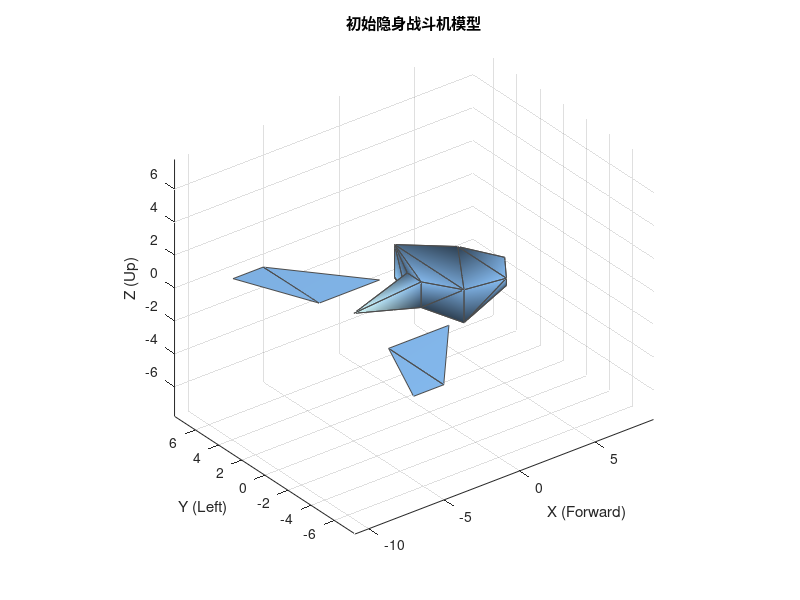

Here is the MATLAB script that generated this plot: (Note: this script raises an error after producing the figure.)
%% MATLAB程序：隐身战斗机简化建模、RCS计算与遗传算法优化

% 要求1：一次性完成完整的，可运行的程序
% 要求2：使用三维建模查看隐身战斗机以及各方向的雷达反射截面
% 要求3：把最终的结论可视化作图

clear; clc; close all;
rng('default'); % 设置随机种子，以便结果可复现

%% 1. 参数定义与初始模型创建

% 定义基础尺寸（单位可认为是米），优化时这些尺寸按比例变化或角度变化
base_length = 10;
base_width = 6;
base_height = 2;
base_wing_span = 8;
base_wing_chord_root = 4;
base_wing_chord_tip = 1.5; % 初始锥度比 base_wing_chord_tip / base_wing_chord_root = 0.375

% 定义初始设计参数（用于遗传算法优化）
% 这些参数会影响模型的几何形状，如体型比例、斜面角度、机翼参数等
% 参数1: Body taper front ratio (0-1) - 前部锥度比，越小越尖 (0.1-0.5)
% 参数2: Body taper back ratio (0-1) - 后部锥度比，越小越尖 (0.5-1.0)
% 参数3: Body top angle (deg) - 顶部斜面角度 (0-45度) - 相对于水平面
% 参数4: Body bottom angle (deg) - 底部斜面角度 (0-45度) - 相对于水平面
% 参数5: Wing sweep angle (deg) - 机翼后掠角 (10-60度) - 相对于横向(Y)轴
% 参数6: Wing taper ratio (chord_tip/chord_root) - 机翼锥度比 (0.2-1)
% 参数7: Wing span ratio (span/base_width) - 机翼展长与体宽比 (0.8-1.5)
initial_params = [0.3, 0.8, 15, 10, 40, 0.5, 1.2]; % 一个示例的初始设计

% 参数的上下界（用于遗传算法）
lb = [0.1, 0.5, 0, 0, 10, 0.2, 0.8];
ub = [0.5, 1.0, 45, 45, 60, 1.0, 1.5];

num_params = length(initial_params);

% 雷达波长 (单位与尺寸一致)
% 注意：本简化的RCS计算方法主要依赖于面的法向和面积，波长的影响在此模型中被高度简化或忽略。
% 在更精确的物理光学或全波计算中，波长是关键参数。
lambda = 0.1; % 例如，X波段雷达 (~3 GHz)，波长约 0.1 米

% 定义用于RCS计算的雷达角度（仅考虑水平面方位角，0度迎头）
% 方位角 (Azimuth): 0度为机头方向 (正X轴)，逆时针旋转为正。这里考虑 0 到 180 度。
% 俯仰角 (Elevation): 0度为水平面。这里固定为 0 度。
rcs_azimuth_angles_deg = 0:5:180; % 0度到180度，间隔5度
rcs_elevation_angle_deg = 0; % 假设雷达在同一水平面

%% 2. 几何模型创建函数
% 根据参数生成隐身战斗机的简化三维模型（顶点和面）
% 所有面都定义为三角形
function [vertices, faces] = createFighterModel(params, base_dims)
    % params: 遗传算法传递的设计参数
    % base_dims: 基础尺寸 [length, width, height, wing_span, chord_root, chord_tip]

    p_taper_front = params(1);
    p_taper_back = params(2);
    p_angle_top = deg2rad(params(3)); % 转换为弧度
    p_angle_bottom = deg2rad(params(4));
    p_wing_sweep = deg2rad(params(5));
    p_wing_taper_ratio = params(6);
    p_wing_span_ratio = params(7);

    body_length = base_dims(1);
    body_width = base_dims(2);
    body_height = base_dims(3);
    % 根据比例参数调整翼展和翼尖弦长
    actual_wing_span = base_dims(4) * p_wing_span_ratio;
    actual_wing_chord_root = base_dims(5); % 根弦长通常不变，翼尖弦长变化
    actual_wing_chord_tip = actual_wing_chord_root * p_wing_taper_ratio;

    % --- 定义机身顶点 ---
    % 机身简化为一个带有斜面和锥度的多边形体
    % 假设机身中点在原点 (0,0,0)
    % 顶点顺序：前尖，前基面，中段，后基面，后尖
    % X轴沿机身方向 (前+)，Y轴横向 (左+)，Z轴垂直 (上+)

    x_front_tip = body_length / 2;
    x_front_base = body_length / 2 * (1 - p_taper_front); % 前基面位置 (X)
    x_middle = 0; % 机身最宽/高处 (简化为中点)
    x_back_base = -body_length / 2 * (1 - p_taper_back); % 后基面位置 (X)
    x_back_tip = -body_length / 2;

    y_middle_half_width = body_width / 2;
    z_middle_top_half = body_height / 2;
    z_middle_bottom_half = -body_height / 2;

    % Mid body vertices (defining the central cross-section rectangle)
    % 这是机身最宽/高处，简化为一个矩形截面
    v_mid = [
        x_middle,  y_middle_half_width,  z_middle_top_half;    % 1: Mid Top Right (+Y, +Z)
        x_middle, -y_middle_half_width,  z_middle_top_half;    % 2: Mid Top Left (-Y, +Z)
        x_middle, -y_middle_half_width,  z_middle_bottom_half; % 3: Mid Bottom Left (-Y, -Z)
        x_middle,  y_middle_half_width,  z_middle_bottom_half; % 4: Mid Bottom Right (+Y, -Z)
    ];

    % Front base vertices (derived from mid section and taper ratio, with angles)
    % 前基面位置，比中段窄/低，并考虑顶/底斜面
    x_fb = x_front_base;
    y_fb_half_width = y_middle_half_width * (1 - p_taper_front); % Y向收缩
    % 根据顶部斜面角度计算前基面顶部 Z 坐标
    % 从中段顶部 (x_middle, z_middle_top_half) 向前走到 x_fb
    % 垂直高度变化量 = (x_front_tip - x_fb) * tan(p_angle_top) -- 注意这里的X方向
    % 简化处理：假设斜面从前尖开始应用，斜面底部起点是前基面。
    % 或者假设斜面从机身中段向前后延伸。这里采用斜面从前尖向后延伸到前基面，再到中段的简化模型。
    % 更合理的模型是斜面从机身最厚处向前后延伸。我们用后者。
    % 从中段顶部 (x_middle, z_middle_top_half) 向前到 x_fb 的高度变化： (x_fb - x_middle) * tan(p_angle_top)
    % 因为 x_fb > x_middle，且斜面向上收，所以顶部 Z 坐标应该是 z_middle_top_half 减去高度变化
    z_fb_top = z_middle_top_half - (x_fb - x_middle) * tan(p_angle_top);
     % 从中段底部 (x_middle, z_middle_bottom_half) 向前到 x_fb 的高度变化： (x_fb - x_middle) * tan(p_angle_bottom)
     % 因为 x_fb > x_middle，且斜面向下收，所以底部 Z 坐标应该是 z_middle_bottom_half 加上高度变化
    z_fb_bottom = z_middle_bottom_half + (x_fb - x_middle) * tan(p_angle_bottom);

    % 确保前基面 Z 坐标不会超出中段高度范围（虽然角度计算一般不会）
    z_fb_top = min(z_fb_top, z_middle_top_half);
    z_fb_bottom = max(z_fb_bottom, z_middle_bottom_half);


     v_front_base = [
        x_fb,  y_fb_half_width,  z_fb_top;    % 5: Front Base Top Right
        x_fb, -y_fb_half_width,  z_fb_top;    % 6: Front Base Top Left
        x_fb, -y_fb_half_width,  z_fb_bottom; % 7: Front Base Bottom Left
        x_fb,  y_fb_half_width,  z_fb_bottom; % 8: Front Base Bottom Right
    ];


    % Back base vertices (derived from mid section and taper ratio, with angles)
    % 后基面位置，比中段窄/低，并考虑顶/底斜面
    x_bb = x_back_base;
    y_bb_half_width = y_middle_half_width * (1 - p_taper_back); % Y向收缩
     % 从中段顶部 (x_middle, z_middle_top_half) 向后到 x_bb 的高度变化： (x_middle - x_bb) * tan(p_angle_top)
     % 因为 x_middle > x_bb，且斜面向上收，所以顶部 Z 坐标应该是 z_middle_top_half 减去高度变化
    z_bb_top = z_middle_top_half - (x_middle - x_bb) * tan(p_angle_top);
     % 从中段底部 (x_middle, z_middle_bottom_half) 向后到 x_bb 的高度变化： (x_middle - x_bb) * tan(p_angle_bottom)
     % 因为 x_middle > x_bb，且斜面向下收，所以底部 Z 坐标应该是 z_middle_bottom_half 加上高度变化
    z_bb_bottom = z_middle_bottom_half + (x_middle - x_bb) * tan(p_angle_bottom);

    % 确保后基面 Z 坐标不会超出中段高度范围
    z_bb_top = min(z_bb_top, z_middle_top_half);
    z_bb_bottom = max(z_bb_bottom, z_middle_bottom_half);

    v_back_base = [
        x_bb,  y_bb_half_width,  z_bb_top;    % 9: Back Base Top Right
        x_bb, -y_bb_half_width,  z_bb_top;    % 10: Back Base Top Left
        x_bb, -y_bb_half_width,  z_bb_bottom; % 11: Back Base Bottom Left
        x_bb,  y_bb_half_width,  z_bb_bottom; % 12: Back Base Bottom Right
    ];


    % Front tip vertex (简化：在前尖 X 位置，Y=0，Z取前基面中心高度)
    v_front_tip = [x_front_tip, 0, (z_fb_top + z_fb_bottom)/2]; % 13: Front Tip

    % Back tip vertex (简化：在后尖 X 位置，Y=0，Z取后基面中心高度)
    v_back_tip = [x_back_tip, 0, (z_bb_top + z_bb_bottom)/2]; % 14: Back Tip


    % Combine body vertices
    body_vertices = [
        v_mid;           % 1-4: Mid (TR,TL,BL,BR)
        v_front_base;    % 5-8: Front Base (TR,TL,BL,BR)
        v_back_base;     % 9-12: Back Base (TR,TL,BL,BR)
        v_front_tip;     % 13: Front Tip
        v_back_tip;      % 14: Back Tip
    ];

    % Define body faces (simplified facets), all as TRIANGLES
    % 连接各个截面点和尖点形成三角面

    % 前锥体 (前尖 13 -> 前基面四边形 5,6,7,8)
    body_faces = [
        13, 5, 6; % Top Front (Triangle connecting tip to top edge of front base)
        13, 6, 7; % Left Front (Triangle connecting tip to left edge of front base)
        13, 7, 8; % Bottom Front (Triangle connecting tip to bottom edge of front base)
        13, 8, 5; % Right Front (Triangle connecting tip to right edge of front base)
    ];

    % 前机身段 (前基面四边形 5,6,7,8 -> 中段四边形 1,2,3,4) - 斜面连接
    % 顶面 (近似四边形 5,1,2,6 分割为 2 个三角形)
    body_faces = [body_faces;
        5, 1, 2;
        5, 2, 6;
    ];
    % 底面 (近似四边形 8,4,3,7 分割为 2 个三角形)
     body_faces = [body_faces;
        8, 4, 3;
        8, 3, 7;
    ];
    % 右侧面 (+Y) (近似四边形 5,8,4,1 分割为 2 个三角形)
    body_faces = [body_faces;
        5, 8, 4;
        5, 4, 1;
    ];
    % 左侧面 (-Y) (近似四边形 6,7,3,2 分割为 2 个三角形)
    body_faces = [body_faces;
        6, 7, 3;
        6, 3, 2;
    ];

    % 后机身段 (中段四边形 1,2,3,4 -> 后基面四边形 9,10,11,12) - 斜面连接
    % 顶面 (近似四边形 1,9,10,2 分割为 2 个三角形)
    body_faces = [body_faces;
        1, 9, 10;
        1, 10, 2;
    ];
    % 底面 (近似四边形 4,12,11,3 分割为 2 个三角形)
    body_faces = [body_faces;
        4, 12, 11;
        4, 11, 3;
    ];
    % 右侧面 (+Y) (近似四边形 1,4,12,9 分割为 2 个三角形)
    body_faces = [body_faces;
        1, 4, 12;
        1, 12, 9;
    ];
    % 左侧面 (-Y) (近似四边形 2,3,11,10 分割为 2 个三角形)
    body_faces = [body_faces;
        2, 3, 11;
        2, 11, 10;
    ];

    % 后锥体 (后基面四边形 9,10,11,12 -> 后尖 14)
    body_faces = [body_faces;
        14, 10, 9;  % Top Back
        14, 11, 10; % Left Back
        14, 12, 11; % Bottom Back
        14, 9, 12;  % Right Back
    ];


    % --- 定义机翼顶点和面 ---
    % 简化为两个平面机翼，梯形形状
    % 假设机翼附着在机身中段附近，略低于机身最宽处
    wing_attach_x_ref = x_middle - body_length * 0.1; % 翼根前缘大致位置 (稍微靠后一点)
    wing_attach_y = y_middle_half_width; % 翼根Y坐标 (连接机身最宽处)
    wing_attach_z = z_middle_bottom_half + body_height * 0.1; % 机翼附着点的Z坐标 (略高于底部)

    % Right Wing (vertices defined relative to attachment line, then shifted)
    % 翼根前缘点: (wing_attach_x_ref, wing_attach_y, wing_attach_z)
    % 翼根后缘点: (wing_attach_x_ref - actual_wing_chord_root, wing_attach_y, wing_attach_z)
    % 翼尖 Y 坐标: wing_attach_y + actual_wing_span / 2
    y_root_attach = wing_attach_y;
    y_tip = wing_attach_y + actual_wing_span / 2;
    delta_y_wing = y_tip - y_root_attach;

    % 计算机翼后掠导致的 X 坐标偏移
    % 如果 p_wing_sweep 是从 Y 轴测量的后掠角，则 X 方向的偏移量 = delta_y * tan(p_wing_sweep)
    % 正的后掠角意味着翼尖比翼根更靠后 (X 值更小)
    delta_x_sweep = delta_y_wing * tan(p_wing_sweep);

    % 翼根前缘 X 坐标
    x_root_leading = wing_attach_x_ref;
    % 翼根后缘 X 坐标
    x_root_trailing = x_root_leading - actual_wing_chord_root;

    % 翼尖前缘 X 坐标 (翼根前缘 X - 后掠偏移)
    x_tip_leading = x_root_leading - delta_x_sweep;
    % 翼尖后缘 X 坐标 (翼尖前缘 X - 翼尖弦长)
    x_tip_trailing = x_tip_leading - actual_wing_chord_tip;

    z_wing = wing_attach_z; % 简化: 机翼是平的，Z坐标恒定

    right_wing_vertices = [
        x_root_trailing, y_root_attach, z_wing; % 1: Root Trailing
        x_tip_trailing,  y_tip,         z_wing; % 2: Tip Trailing
        x_tip_leading,   y_tip,         z_wing; % 3: Tip Leading
        x_root_leading,  y_root_attach, z_wing; % 4: Root Leading
    ];

    % Left Wing (mirror of right wing across Y=0 plane)
    left_wing_vertices = right_wing_vertices;
    left_wing_vertices(:, 2) = -left_wing_vertices(:, 2); % Y坐标取反

    % Combine all vertices
    num_body_verts = size(body_vertices, 1);
    vertices = [body_vertices; right_wing_vertices; left_wing_vertices];

    % Define wing faces (single quad for each wing, split into 2 triangles)
    % 顶点索引相对于整个顶点列表
    rw_start_idx = num_body_verts; % 右翼顶点从 body_vertices 结束处开始计数
    lw_start_idx = rw_start_idx + size(right_wing_vertices, 1); % 左翼顶点从右翼顶点结束处开始计数

    % Right Wing faces (使用右翼的四个顶点索引：1,2,3,4 对应整体顶点列表中的 rw_start_idx+1, ..., rw_start_idx+4)
    % 四边形 (RW_Vtx_1, RW_Vtx_2, RW_Vtx_3, RW_Vtx_4) -> 三角形 (RW_Vtx_1, RW_Vtx_2, RW_Vtx_3) 和 (RW_Vtx_1, RW_Vtx_3, RW_Vtx_4)
    right_wing_faces = rw_start_idx + [
        1, 2, 3; % Triangle 1 (Root TE -> Tip TE -> Tip LE)
        1, 3, 4  % Triangle 2 (Root TE -> Tip LE -> Root LE)
    ];

    % Left Wing faces (使用左翼的四个顶点索引：1,2,3,4 对应整体顶点列表中的 lw_start_idx+1, ..., lw_start_idx+4)
    left_wing_faces = lw_start_idx + [
        1, 2, 3; % Triangle 1
        1, 3, 4  % Triangle 2
    ];

    % Combine all faces
    faces = [body_faces; right_wing_faces; left_wing_faces];

    % 注意：这个简化的模型没有考虑机翼和机身的连接融合部分，也没有厚度。

end

%% 3. 简化RCS计算函数
% 使用简化的物理光学方法估算RCS
% assumes all faces are triangles
function rcs_value = calculateRCS(vertices, faces, radarDirection, lambda)
    % vertices: 模型顶点
    % faces: 模型面 (expected to be triangles)
    % radarDirection: 雷达入射方向的单位向量 [kx, ky, kz] (指向目标)
    % lambda: 雷达波长 (在本简化模型中可能未充分利用)

    % 注意：这是一个非常简化的物理光学 (PO) 近似。
    % 它只考虑了每个三角面的法向对雷达方向的贡献，并简单地对这些贡献进行求和 (非相干叠加)。
    % 没有考虑边的绕射、行波等效应，也没有精确计算面的电流分布和辐射场。
    % 结果是一个表示“有效散射面积”的线性值，并非标准的 dBsm 单位。
    % 主要用于比较不同几何形状的相对隐身性能。

    num_faces = size(faces, 1);
    face_rcs_contributions_linear = zeros(num_faces, 1);

    % 定义一个参数控制镜面反射瓣的锐度。值越高，反射越集中在镜面方向。
    % 这个参数 P 类似于 Area * max(0, dot(normal, -incident))^P
    specular_exponent = 30; % 调整此值可以改变RCS瓣的宽度

    incident_direction = radarDirection(:)'; % 确保是行向量
    negative_incident = -incident_direction; % 理想镜面反射方向 (与入射方向相反)

    % PO RCS 基本公式对于平面反射体 A 是 sigma = 4*pi*A^2*|dot(normal, incident)|^2 / lambda^2
    % 这里的简化计算：我们不计算 dBsm，而是计算一个与面面积和方向相关的“有效散射面积”。
    % sum(|dot(normal, -incident)|^P * Area) 是一个简单的代理，用于衡量总体的镜面反射强度。

    for i = 1:num_faces
        face_verts_idx = faces(i, :);

        % 检查面是否有效（包含3个顶点）
        if length(face_verts_idx) ~= 3
             % warning('Skipping non-triangle face.'); % 如果确保了生成的是三角形，可以注释掉
             continue;
        end

        % 检查顶点索引是否在有效范围内
         if any(face_verts_idx < 1) || any(face_verts_idx > size(vertices, 1))
             warning('Skipping face with invalid vertex indices.');
             continue;
         end


        v1 = vertices(face_verts_idx(1), :);
        v2 = vertices(face_verts_idx(2), :);
        v3 = vertices(face_verts_idx(3), :);

        % 向量表示面的两条边
        vec1 = v2 - v1;
        vec2 = v3 - v1;

        % 计算面的法向量 (未归一化)
        face_normal_unnormalized = cross(vec1, vec2);

        % 检查是否存在退化三角形（面积为零或非常小）
        norm_face_normal = norm(face_normal_unnormalized);
        % 使用一个容差来判断是否退化
        if norm_face_normal < 1e-9 % 可以根据模型尺寸调整此容差
            continue; % 跳过退化面 (面积为零)
        end

        % 归一化法向量
        face_normal = face_normal_unnormalized / norm_face_normal;

        % 计算面面积 (三角形面积)
        face_area = 0.5 * norm_face_normal;

        % 计算法向量与理想镜面反射方向（-incident）的夹角余弦
        % cos_theta = dot(face_normal, negative_incident)
        % 如果法向量与 -incident 方向夹角接近 0，说明面正对雷达，反射最强。
        cos_theta = dot(face_normal, negative_incident);

        % 只有当 cos_theta > 0 时，面才“朝向”雷达，产生镜面反射贡献。
        % 使用 max(0, cos_theta) 来忽略背面散射。
        % 使用幂次方 specular_exponent 来模拟镜面反射的集中性。
        contribution = face_area * max(0, cos_theta)^specular_exponent;

        % 将贡献值存储起来
        face_rcs_contributions_linear(i) = contribution;
    end

    % 将所有面的贡献非相干叠加（简单的求和）
    total_rcs_linear = sum(face_rcs_contributions_linear);

    % 返回求和结果作为简化的RCS值（线性，非dBsm）
    rcs_value = total_rcs_linear;

    % 额外的 NaN/Inf 检查
    if ~isfinite(rcs_value)
        rcs_value = 1e9; % 返回一个很大的值作为惩罚
    end

end

%% 4. 遗传算法适应度函数
% 计算给定设计参数下的平均RCS
function fitness = fitnessFunction(params, base_dims, rcs_azimuth_angles_deg, rcs_elevation_angle_deg, lambda)

    % 创建模型
    [vertices, faces] = createFighterModel(params, base_dims);

    % 如果模型创建失败（例如，参数导致几何退化），返回一个很大的健身值作为惩罚
    if isempty(vertices) || isempty(faces) || any(isnan(vertices(:))) || any(isinf(vertices(:)))
        fitness = 1e9; % Penalty for invalid geometry
        return;
    end

    num_angles = length(rcs_azimuth_angles_deg);
    rcs_values_linear = zeros(1, num_angles);

    % 计算每个角度的雷达方向向量并计算RCS
    elevation_rad = deg2rad(rcs_elevation_angle_deg);
    for i = 1:num_angles
        azimuth_rad = deg2rad(rcs_azimuth_angles_deg(i));

        % 雷达方向是从雷达到目标，指向原点 [0,0,0]
        % 方向向量 [kx, ky, kz] = -[cos(el)*cos(az), cos(el)*sin(az), sin(el)]
        radar_direction = -[cos(elevation_rad) * cos(azimuth_rad), ...
                           cos(elevation_rad) * sin(azimuth_rad), ...
                           sin(elevation_rad)];

        % 计算RCS (返回的是线性值)
        rcs_values_linear(i) = calculateRCS(vertices, faces, radar_direction, lambda);

        % 如果RCS计算返回NaN or Inf，说明有问题，赋予大惩罚值并提前退出
        if ~isfinite(rcs_values_linear(i))
             fitness = 1e9;
             return; % Exit early if any angle fails
        end
    end

    % 适应度函数：最小化平均RCS (线性值)
    % 也可以考虑最小化最大RCS (min(max(rcs_values_linear))) 或加权平均，
    % 但最小化平均通常是一个好的起点。
    fitness = mean(rcs_values_linear);

end

%% 5. 可视化函数

% 绘制三维模型
function visualizeModel(vertices, faces, title_str)
    figure('Name', title_str);
    % 使用 patch 函数绘制由顶点和面组成的三维模型
    patch('Vertices', vertices, 'Faces', faces, ...
          'FaceColor', [0.5 0.7 0.9], ... % 面颜色 (淡蓝色)
          'EdgeColor', [0.3 0.3 0.3], ... % 边颜色 (深灰色)
          'FaceLighting','gouraud',...    % 使用 Gouraud 着色
          'AmbientStrength',0.3,...       % 环境光强度
          'DiffuseStrength',0.8,...       % 漫反射强度
          'SpecularStrength',0.9);        % 镜面反射强度
    title(title_str);
    xlabel('X (Forward)'); % X轴：机头方向
    ylabel('Y (Left)');    % Y轴：左侧机翼方向
    zlabel('Z (Up)');      % Z轴：上方
    axis equal; % 保持轴比例一致，避免模型变形
    view(3); % 设置为标准三维视角
    camlight; % 添加光源，使模型看起来更真实
    grid on;
    % 可选：设置相机位置以获得更好的视角
    % campos([50 -50 30]); % Example camera position
    % camzoom(1.2); % Example zoom level
end

% 绘制RCS极坐标图 (2D azimuth)
function visualizeRCS(azimuth_angles_deg, rcs_values_linear, lambda, title_str)
    figure('Name', title_str);

    % 将线性RCS值转换为相对dB值进行绘制。
    % (注：本简化模型计算的不是绝对 dBsm 值)
    % 计算相对 dB 值时，以最大线性 RCS 值为参考 (0 dB)。
    max_rcs_linear = max(rcs_values_linear);

    % 避免对零或负数取对数，并处理 max_rcs_linear 为零的情况
    if max_rcs_linear < eps % eps 是一个很小的数
        % 如果最大RCS接近零，表示散射极弱，相对dB设为一个较大的负值
        rcs_values_dB_rel = -100 * ones(size(rcs_values_linear)); % 例如 -100 dB
         warning('Max linear RCS is near zero. Plotting relative RCS with -100dB floor.');
    else
        % 计算相对 dB 值： 10 * log10(值 / 参考值)
        % 加上 eps 是为了防止 log10(0) 产生 -Inf
        rcs_values_dB_rel = 10 * log10(rcs_values_linear / max_rcs_linear + eps);
    end

    azimuth_rad = deg2rad(azimuth_angles_deg);

    % 确保用于绘图的数据是有限的（非 NaN, Inf）
    finite_indices = isfinite(azimuth_rad) & isfinite(rcs_values_dB_rel);

    % 使用 polarplot 绘制极坐标图
    polarplot(azimuth_rad(finite_indices), rcs_values_dB_rel(finite_indices), 'LineWidth', 1.5);

    title(title_str);
    % 设置极坐标轴方向和零度位置
    set(gca, 'ThetaDir', 'clockwise', ... % 角度顺时针增加
             'ThetaZeroLocation', 'right'); % 0度在右侧 (对应机头方向 +X)
    thetaticks(0:45:180); % 设置角度刻度
    thetalim([0 180]); % 只显示 0 到 180 度范围 (假设模型左右对称)

    % 设置径向轴（R轴）的限制
    rlim auto; % 先让 MATLAB 自动调整一次范围
    % 手动设置一个合理的下限，以更好地显示变化范围，上限通常是 0 dB 相对值
    current_r_limits = rlim;
    % 设置 R轴的下限为当前自动计算的下限或 -60 dB 相对值，取两者中较大的，避免 R轴范围过小或过大。
    % 实际设置时，一般希望下限比所有数据点都小，以便数据显示完整。
    % 这里的 -60 是一个经验值，可以根据实际结果调整。
    r_min_floor = -60; % 设置一个 dB 下限，例如 -60 dB 相对值
    r_max_floor = 0; % 设置一个 dB 上限，相对值最大是 0 dB
    rlim([max(r_min_floor, floor(current_r_limits(1))), r_max_floor]);


    grid on; % 显示网格线

    % 注意：极坐标图 (PolarAxes) 对象不支持 'view' 属性。
end

%% 6. 主程序流程

% 将基础尺寸打包
base_dims = [base_length, base_width, base_height, base_wing_span, base_wing_chord_root, base_wing_chord_tip];

% --- A. 显示初始模型和RCS ---
disp('创建初始模型...');
[initial_vertices, initial_faces] = createFighterModel(initial_params, base_dims);

% 检查初始模型创建是否成功
if isempty(initial_vertices) || isempty(initial_faces) || any(isnan(initial_vertices(:))) || any(isinf(initial_vertices(:)))
    error('Failed to create initial model. Please check initial parameters or model function logic.');
end

% 可视化初始模型
visualizeModel(initial_vertices, initial_faces, '初始隐身战斗机模型');

disp('计算初始模型RCS...');
initial_rcs_linear = zeros(size(rcs_azimuth_angles_deg));
% 计算每个角度的RCS
elevation_rad = deg2rad(rcs_elevation_angle_deg);
for i = 1:length(rcs_azimuth_angles_deg)
    az_deg = rcs_azimuth_angles_deg(i);
    az_rad = deg2rad(az_deg);
    radar_dir = -[cos(elevation_rad) * cos(az_rad), cos(elevation_rad) * sin(az_rad), sin(elevation_rad)];

    rcs_val = calculateRCS(initial_vertices, initial_faces, radar_dir, lambda);

     % Check for non-finite RCS values during calculation
    if ~isfinite(rcs_val)
         warning('Non-finite RCS value encountered during initial calculation at angle %d deg. Setting to 0 for averaging/plotting.', az_deg);
         initial_rcs_linear(i) = 0; % Treat non-finite as zero contribution for average/plotting
    else
        initial_rcs_linear(i) = rcs_val;
    end
end
initial_fitness = mean(initial_rcs_linear); % 计算平均RCS作为初始适应度

% 可视化初始RCS
visualizeRCS(rcs_azimuth_angles_deg, initial_rcs_linear, lambda, '初始模型RCS (水平面, 0-180度方位角)');
fprintf('初始平均RCS (线性值): %f\n', initial_fitness);


% --- B. 使用遗传算法优化 ---
disp('开始遗传算法优化...');

% 定义遗传算法选项
options = optimoptions('ga', ...
    'PopulationSize', 100, ...     % 种群大小
    'MaxGenerations', 50, ...     % 最大代数
    'EliteCount', 5, ...          % 精英个数
    'CrossoverFraction', 0.8, ... % 交叉分数
    'MutationFcn', @mutationadaptfeasible, ... % 自适应变异，适用于有界约束问题
    'Display', 'iter', ...        % 显示迭代过程 (每代显示信息)
    'PlotFcn', @optimplotbestf, ... % <-- 修改了这里的函数名！绘制最佳适应度曲线
    'FunctionTolerance', 1e-6, ... % 适应度函数的停止容差
    'ConstraintTolerance', 1e-6); % 约束的停止容差 (这里只有边界约束)

% 运行遗传算法
% 目标是最小化 fitnessFunction
% ga 语法: ga(fitnessfcn, nvars, Aineq, bineq, Aeq, beq, lb, ub, nonlcon, options)
% 本例中，没有线性不等式、等式约束和非线性约束，只有边界约束 (lb, ub)。
[best_params, min_fitness] = ga(@(params) fitnessFunction(params, base_dims, rcs_azimuth_angles_deg, rcs_elevation_angle_deg, lambda), ...
                                num_params, [], [], [], [], lb, ub, [], options);

disp('遗传算法优化完成.');
fprintf('优化后的最佳参数: ');
disp(best_params);
fprintf('优化后的平均RCS (线性值): %f\n', min_fitness);

% --- C. 显示优化后的模型和RCS ---
disp('创建优化后模型...');
[optimized_vertices, optimized_faces] = createFighterModel(best_params, base_dims);

% 检查优化后模型创建是否成功
if isempty(optimized_vertices) || isempty(optimized_faces) || any(isnan(optimized_vertices(:))) || any(isinf(optimized_vertices(:)))
    error('Failed to create optimized model. Please check optimized parameters or model function logic.');
end

% 可视化优化后模型
visualizeModel(optimized_vertices, optimized_faces, '优化后的隐身战斗机模型');

disp('计算优化后模型RCS...');
optimized_rcs_linear = zeros(size(rcs_azimuth_angles_deg));
elevation_rad = deg2rad(rcs_elevation_angle_deg);
for i = 1:length(rcs_azimuth_angles_deg)
    az_deg = rcs_azimuth_angles_deg(i);
    az_rad = deg2rad(az_deg);
    radar_dir = -[cos(elevation_rad) * cos(az_rad), cos(elevation_rad) * sin(az_rad), sin(elevation_rad)];

    rcs_val = calculateRCS(optimized_vertices, optimized_faces, radar_dir, lambda);

    if ~isfinite(rcs_val)
        warning('Non-finite RCS value encountered during optimized calculation at angle %d deg. Setting to 0 for plotting.', az_deg);
        optimized_rcs_linear(i) = 0; % Treat non-finite as zero for plotting
    else
        optimized_rcs_linear(i) = rcs_val;
    end
end

% 可视化优化后RCS
visualizeRCS(rcs_azimuth_angles_deg, optimized_rcs_linear, lambda, '优化后模型RCS (水平面, 0-180度方位角)');

% --- D. 对比初始和优化后的RCS ---
figure('Name', '初始 vs 优化后 RCS 对比 (相对dB)');
azimuth_rad = deg2rad(rcs_azimuth_angles_deg);

% 将初始RCS转换为相对dB
max_initial_rcs_linear = max(initial_rcs_linear);
if max_initial_rcs_linear < eps
     initial_rcs_dB_rel = -100 * ones(size(initial_rcs_linear)); % Assign a floor
else
    initial_rcs_dB_rel = 10 * log10(initial_rcs_linear / max_initial_rcs_linear + eps); % Relative dB
end

% 将优化后RCS转换为相对dB
max_optimized_rcs_linear = max(optimized_rcs_linear);
if max_optimized_rcs_linear < eps
    optimized_rcs_dB_rel = -100 * ones(size(optimized_rcs_linear)); % Assign a floor
else
    optimized_rcs_dB_rel = 10 * log10(optimized_rcs_linear / max_optimized_rcs_linear + eps); % Relative dB
end

% 确保用于绘图的数据是有限的
finite_indices_initial = isfinite(azimuth_rad) & isfinite(initial_rcs_dB_rel);
finite_indices_optimized = isfinite(azimuth_rad) & isfinite(optimized_rcs_dB_rel);

% 绘制对比极坐标图
polarplot(azimuth_rad(finite_indices_initial), initial_rcs_dB_rel(finite_indices_initial), 'b-', 'LineWidth', 1.5, 'DisplayName', '初始模型');
hold on;
polarplot(azimuth_rad(finite_indices_optimized), optimized_rcs_dB_rel(finite_indices_optimized), 'r-', 'LineWidth', 1.5, 'DisplayName', '优化后模型');

title('初始 vs 优化后模型RCS对比 (相对dB)');
set(gca, 'ThetaDir', 'clockwise', 'ThetaZeroLocation', 'right');
thetaticks(0:45:180);
thetalim([0 180]);

% 统一设置 R轴限制，以便更好地对比
rlim auto; % 先让 MATLAB 自动调整一次范围
current_r_limits = rlim;
r_min_floor = -60; % 设置一个 dB 下限
r_max_floor = 0;  % 设置一个 dB 上限
rlim([max(r_min_floor, floor(current_r_limits(1))), r_max_floor]);


legend show; % 显示图例
grid on;
hold off;

fprintf('\n程序执行完毕。\n');
fprintf('注意：本程序使用高度简化的模型和RCS计算方法，结果仅为概念演示，不能用于实际工程。\n');
fprintf('RCS值是以线性值求平均，可视化时转换为相对dB。优化目标是最小化平均有效散射面积。\n');

%% 辅助函数描述 (已包含在上面)
% createFighterModel: 根据参数生成简化的飞机顶点和面。
% calculateRCS: 使用简化的物理光学方法估算三角形面的线性RCS贡献并求和。
% fitnessFunction: 计算给定参数下飞机在指定角度上的平均RCS（线性值），作为遗传算法的适应度函数。
% visualizeModel: 绘制三维网格模型。
% visualizeRCS: 在极坐标图中绘制RCS随方位角的变化（相对dB）。
% 主程序: 执行参数定义、初始模型/RCS计算及显示、遗传算法优化、优化后模型/RCS计算及显示，并对比结果。